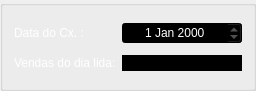
    <widget class="QGroupBox" name="groupBox">
     <property name="geometry">
      <rect>
       <x>440</x>
       <y>10</y>
       <width>248</width>
       <height>91</height>
      </rect>
     </property>
     <property name="styleSheet">
      <string notr="true">color: white;</string>
     </property>
     <property name="title">
      <string/>
     </property>
     <layout class="QVBoxLayout" name="verticalLayout_10">
      <item>
       <layout class="QHBoxLayout" name="horizontalLayout_2">
        <item>
         <widget class="QLabel" name="label_28">
          <property name="styleSheet">
           <string notr="true">font: 550 8pt &quot;Segoe UI&quot;;
color: white;</string>
          </property>
          <property name="text">
           <string>Data do Cx. :</string>
          </property>
         </widget>
        </item>
        <item>
         <widget class="QDateEdit" name="data_cx_fechamento_cx">
          <property name="minimumSize">
           <size>
            <width>120</width>
            <height>0</height>
           </size>
          </property>
          <property name="maximumSize">
           <size>
            <width>120</width>
            <height>16777215</height>
           </size>
          </property>
          <property name="styleSheet">
           <string notr="true">font: 700 10pt &quot;Segoe UI&quot;;
color: rgb(255,255,255);
background-color: rgb(0,0,0);</string>
          </property>
          <property name="alignment">
           <set>Qt::AlignmentFlag::AlignCenter</set>
          </property>
          <property name="readOnly">
           <bool>true</bool>
          </property>
         </widget>
        </item>
       </layout>
      </item>
      <item>
       <layout class="QHBoxLayout" name="horizontalLayout_5">
        <item>
         <widget class="QLabel" name="label_29">
          <property name="styleSheet">
           <string notr="true">font: 550 8pt &quot;Segoe UI&quot;;
color: white;</string>
          </property>
          <property name="text">
           <string>Vendas do dia lida:</string>
          </property>
         </widget>
        </item>
        <item>
         <widget class="QLineEdit" name="vendas_lida_dia_fecham_cx">
          <property name="minimumSize">
           <size>
            <width>120</width>
            <height>0</height>
           </size>
          </property>
          <property name="maximumSize">
           <size>
            <width>120</width>
            <height>16777215</height>
           </size>
          </property>
          <property name="styleSheet">
           <string notr="true">color: lightblue;
background-color: black;
border: solid gray 2px;</string>
          </property>
          <property name="alignment">
           <set>Qt::AlignmentFlag::AlignCenter</set>
          </property>
          <property name="readOnly">
           <bool>true</bool>
          </property>
         </widget>
        </item>
       </layout>
      </item>
     </layout>
    </widget>
